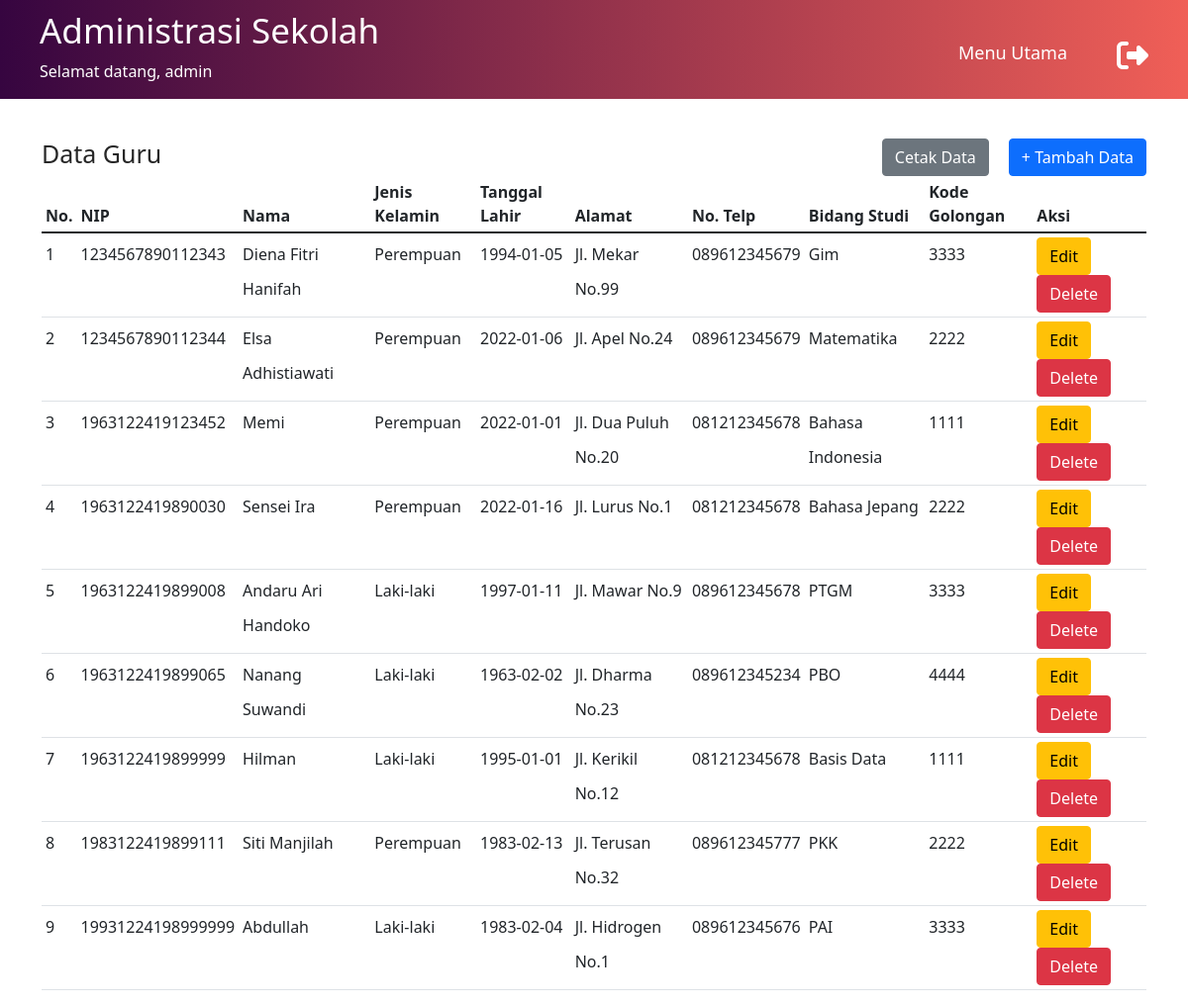
The app's page /data-guru.php (signed in) with its own data.
### tables this page shows
CREATE TABLE `guru` (
  `nip` char(18) NOT NULL,
  `nama` varchar(50) NOT NULL,
  `jns_kelamin` varchar(10) NOT NULL,
  `tgl_lahir` date NOT NULL,
  `alamat` varchar(50) NOT NULL,
  `no_telp` varchar(20) NOT NULL,
  `bidang_studi` varchar(20) NOT NULL,
  `kd_golongan` char(4) NOT NULL
);

CREATE TABLE `golongan` (
  `kd_golongan` char(4) NOT NULL,
  `golongan` varchar(15) NOT NULL,
  `gaji` int(8) NOT NULL
);

### functions.php (called while the page is built, shortened)
<?php
$conn = mysqli_connect("localhost", "root", "", "sekolah_database");
function query($query) {
	global $conn;
	$result = mysqli_query($conn, $query);
	$rows = [];
	while( $row = mysqli_fetch_assoc($result) ) {
		$rows[] = $row;
	}
	return $rows;
}
?>

### data-guru.php (the view, shortened to what this page needs)
<?php
require 'functions.php';
$guru = query("SELECT * FROM guru, golongan where golongan.kd_golongan=guru.kd_golongan");
?>
<!DOCTYPE html>
<html lang="en">
<head>
    <link rel="stylesheet" href="assets/css/main.css">
    <link href="https://cdn.jsdelivr.net/npm/bootstrap@5.1.3/dist/css/bootstrap.min.css" rel="stylesheet">
</head>
<body>
    <header>
        <div class="welcome">
            <h1>Administrasi Sekolah</h1>
            <p>Selamat datang,
                <?php
                echo $_SESSION['username'];
                ?>
            </p>
        </div>
        <nav>
        <ul>
            <li><a href="index.php">Menu Utama</a></li>
        </ul>
        </nav>
        <a href="logout.php"><i class="fa fa-sign-out fa-2x" aria-hidden="true"></i></a>
    </header>
    <section id="data-guru" class="container">
        <div class="top-data">
            <h1>Data Guru</h1>
            <button type="button" class="btn btn-primary"><a href="tambah-guru.php" style="color: #fff; text-decoration:none;"> + Tambah Data</a></button>
            <button type="button" class="btn btn-secondary" style="margin-right:20px;"><a href="cetak-guru.php" style="color: #fff; text-decoration:none; "> Cetak Data</a></button>
        </div>
        <div class="list-guru">
            <table class="table table-hover table-sm">
                <thead>
                    <tr>
                        <th scope="col">No.</th>
                        <th scope="col">NIP</th>
                        <th scope="col">Nama</th>
                        <th scope="col">Jenis Kelamin</th>
                        <th scope="col">Tanggal Lahir</th>
                        <th scope="col">Alamat</th>
                        <th scope="col">No. Telp</th>
                        <th scope="col">Bidang Studi</th>
                        <th scope="col">Kode Golongan</th>
                        <th scope="col">Aksi</th>
                    </tr>
                </thead>
                <tbody>
                    <?php $i = 1; ?>
                    <?php foreach( $guru as $row ) : ?>
                    <tr>
                        <td scope="row"><?= $i; ?></td>
                        <td scope="row"><?= $row["nip"]; ?></td>
                        <td><?= $row["nama"]; ?></td>
                        <td><?= $row["jns_kelamin"]; ?></td>
                        <td><?= $row["tgl_lahir"]; ?></td>
                        <td><?= $row["alamat"]; ?></td>
                        <td><?= $row["no_telp"]; ?></td>
                        <td><?= $row["bidang_studi"]; ?></td>
                        <td><?= $row["kd_golongan"]; ?></td>
                        <td class="button-action">
                        <a href="ubah-guru.php?nip=<?= $row["nip"]; ?>" ><button type="button" class="btn btn-warning">Edit</button></a>
                        <a href="hapus-guru.php?nip=<?= $row["nip"]; ?>" ><button type="button" class="btn btn-danger">Delete</button></a>
                        </td>
                    </tr>
                    <?php $i++; ?>
	                <?php endforeach; ?>
                </tbody>
            </table>
        </div>
    </section>
</body>
</html>

### assets/css/main.css (style rules this page uses)
* { margin: 0; padding: 0; box-sizing: border-box; text-decoration: none; list-style: none; }
body { font-family: 'Poppins', sans-serif; }
.container { width: 80%; margin: auto; }
header { width: 100%; padding: 0 40px; background: #f05f57; background: -webkit-linear-gradient(to left, #f05f57, #360540); background: linear-gradient(to left, #f05f57, #360540); display: flex; flex-direction: row; color: #fff; }
header .welcome { flex: 2; }
header .welcome h1 { font-size: 35px; padding-top: 10px; }
header ul { flex: 3; text-align: center; }
header i { padding-top: 40px; }
.fa-sign-out { color: #fff; }
header ul li { display: inline-block; font-size: 18px; margin-right: 30px; padding-top: 40px; align-items: center; }
header ul li a { color: #fff; padding: 10px 20px; border-radius: 10px; -webkit-border-radius: 10px; -moz-border-radius: 10px; -ms-border-radius: 10px; -o-border-radius: 10px; text-decoration: none; transition: all .5s; -webkit-transition: all .5s; -moz-transition: all .5s; -ms-transition: all .5s; -o-transition: all .5s; }
section { margin-top: 40px !important; }
.top-data h1 { color: #272727; float: left; }
.top-data button { float: right; color: #fff; text-decoration: none; }
a { color: #fff !important; text-decoration: none !important; }
.top-data { position: relative; margin-top: 30px; }
.top-data h1, body section h1 { font-size: 25px; display: block; }
tr td { line-height: 35px; }

### records on screen
guru: nip "1234567890112343", nama "Diena Fitri Hanifah", jns_kelamin "Perempuan", tgl_lahir "1994-01-05", alamat "Jl. Mekar No.99", no_telp "089612345679", bidang_studi "Gim", kd_golongan.kd_golongan "3333"
guru: nip "1234567890112344", nama "Elsa Adhistiawati", jns_kelamin "Perempuan", tgl_lahir "2022-01-06", alamat "Jl. Apel No.24", no_telp "089612345679", bidang_studi "Matematika", kd_golongan.kd_golongan "2222"
guru: nip "1963122419123452", nama "Memi", jns_kelamin "Perempuan", tgl_lahir "2022-01-01", alamat "Jl. Dua Puluh No.20", no_telp "081212345678", bidang_studi "Bahasa Indonesia", kd_golongan.kd_golongan "1111"
guru: nip "1963122419890030", nama "Sensei Ira", jns_kelamin "Perempuan", tgl_lahir "2022-01-16", alamat "Jl. Lurus No.1", no_telp "081212345678", bidang_studi "Bahasa Jepang", kd_golongan.kd_golongan "2222"
guru: nip "1963122419899008", nama "Andaru Ari Handoko", jns_kelamin "Laki-laki", tgl_lahir "1997-01-11", alamat "Jl. Mawar No.9", no_telp "089612345678", bidang_studi "PTGM", kd_golongan.kd_golongan "3333"
guru: nip "1963122419899065", nama "Nanang Suwandi", jns_kelamin "Laki-laki", tgl_lahir "1963-02-02", alamat "Jl. Dharma No.23", no_telp "089612345234", bidang_studi "PBO", kd_golongan.kd_golongan "4444"
guru: nip "1963122419899999", nama "Hilman", jns_kelamin "Laki-laki", tgl_lahir "1995-01-01", alamat "Jl. Kerikil No.12", no_telp "081212345678", bidang_studi "Basis Data", kd_golongan.kd_golongan "1111"
guru: nip "1983122419899111", nama "Siti Manjilah", jns_kelamin "Perempuan", tgl_lahir "1983-02-13", alamat "Jl. Terusan No.32", no_telp "089612345777", bidang_studi "PKK", kd_golongan.kd_golongan "2222"
guru: nip "19931224198999999", nama "Abdullah", jns_kelamin "Laki-laki", tgl_lahir "1983-02-04", alamat "Jl. Hidrogen No.1", no_telp "089612345676", bidang_studi "PAI", kd_golongan.kd_golongan "3333"

### other values on screen
$_SESSION['username'] "admin"
